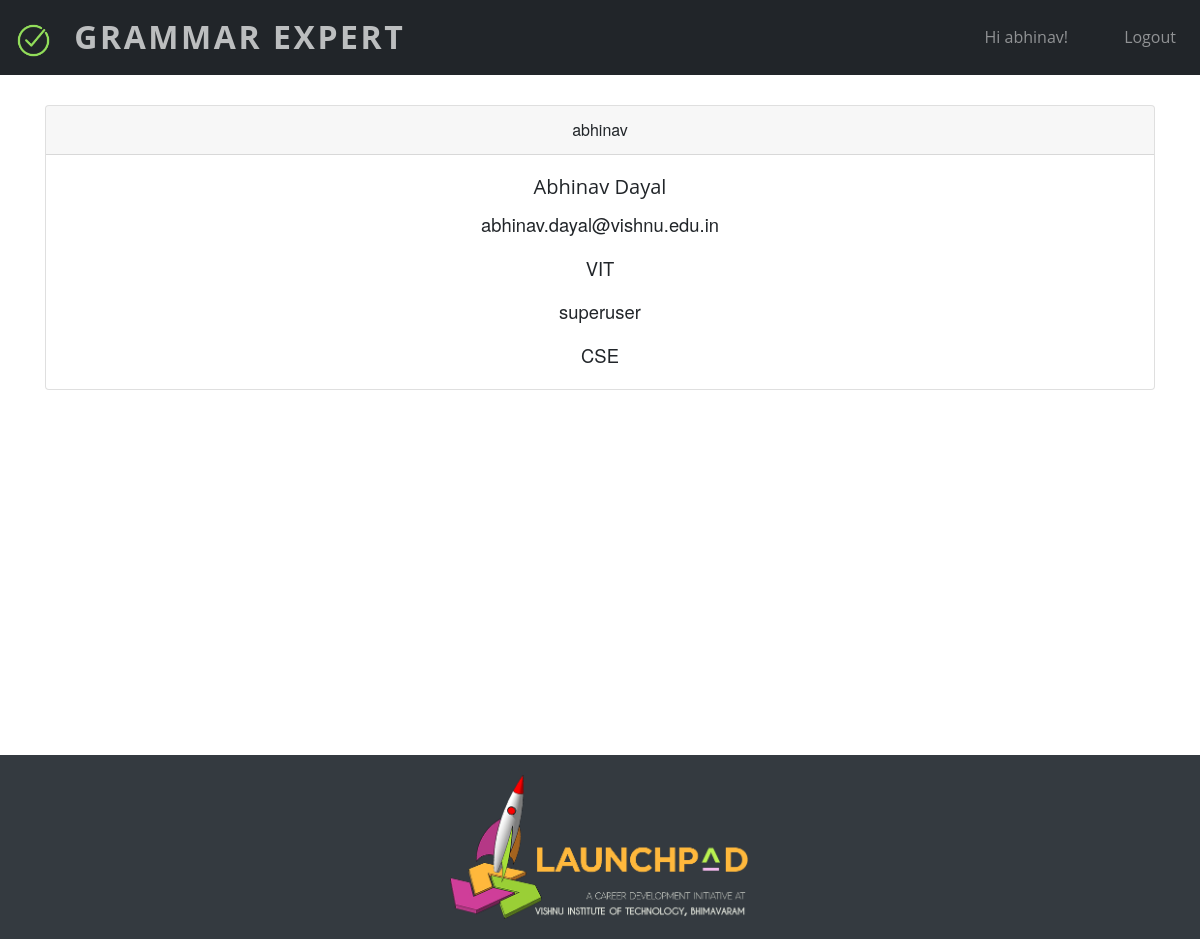
The app's page /profile/ (signed in) with its own data.
### myapp/models.py (models this page shows)
class Profile(models.Model):
    BRANCH_CHOICES = (
        ('CSE', 'Computer Science and Engineering'),
        ('ECE', 'Electronics and Communication'),
        ('EEE', 'Electrical and Electronics Engineering'),
        ('ME', 'Mechanical Engineering'),
        ('CE', 'Civil Engineering'),
        ('CHE', 'Chemical Engineering'),
        ('IT', 'Information Technology'),
        ('PHM', 'Pharmacy')
    )
    user = models.OneToOneField(User, on_delete=models.CASCADE)
    college = models.CharField(max_length=250, blank=False)
    college_id = models.CharField(max_length=20, blank=False)
    branch_of_study = models.CharField(max_length=3, blank=False, choices=BRANCH_CHOICES)
    name = models.CharField(max_length=100, blank=False)
    class Meta:
     permissions = (
           ("take_test", "Can take tests"),
           ("create_test", "Can create tests"),
     )

### myapp/views.py (the view)
# urls.py: path('profile/', views.update_profile, name='profile'),
@login_required(login_url="login")
def update_profile(request):
    return render(request, 'registration/profile.html', {
        'user': request.user,
        'profile': request.user.profile
    })

### myapp/templates/registration/profile.html
 {% load bootstrap4 %}
 {% load static %}
 {% include "header.html" %}
<div class="container masthead text-center" style="margin-top:30px">
    <div class="row-1">
        <div class="card">
            <div class="card-header">
                {{user}}
            </div>
            <div class="card-body">
                <h5 class="card-title">{{profile.name}}</h5>
                <p class="card-text">{{user.email}}</p>
                <p class="card-text">{{profile.college}}</p>
                <p class="card-text">{{profile.college_id}}</p>
                <p class="card-text">{{profile.branch_of_study}}</p>
            </div>
        </div>
    </div>
</div>
{% include "footer.html" %}
</body>
</html>

### myapp/templates/header.html (shortened to what this page needs)
<!DOCTYPE html>
{% load bootstrap4 %}
{% load static %}
<html lang="en">
<head>
    <link rel="stylesheet" href="https://maxcdn.bootstrapcdn.com/bootstrap/4.0.0/css/bootstrap.min.css">
    <link rel="stylesheet" href="{% static "header.css" %}"/>
</head>
<body>
    <nav id="mainNav" class="navbar navbar-expand-lg navbar-dark bg-dark py-2">
        <a id="homelink" class="navbar-brand d-inline-block align-top" href="{% url "homepage" %}">
            <img src="{% static "images/correct.png" %}" width="35" height="35" alt="">
            <span>Grammar Expert</span>
        </a>
        <div class="collapse navbar-collapse" id="navbarNavAltMarkup">
        <div class="navbar-nav ml-auto">
        {% if user.is_authenticated %}
          <a class="nav-item nav-link pr-5" href="{% url "profile" %}">Hi {{ user.username }}!</a>
          <a class="nav-item nav-link pr-2" href="{% url "logout" %}">Logout</a>
        {% else %}
            <a class="nav-item nav-link pr-5"  href="{% url "login" %}">Login</a>
            <a class="nav-item nav-link pr-2" href="{% url "signup" %}">Signup</a>
        {% endif %}
        </div>
      </div>
    </nav>

### myapp/static/header.css (style rules this page uses)
body, html { width: 100%; height: 100%; }
body { font-family: 'Merriweather', 'Helvetica Neue', Arial, sans-serif; }
a { color: #F05F40; -webkit-transition: all 0.2s; -moz-transition: all 0.2s; transition: all 0.2s; }
h1, h2, h3, h4, h5, h6 { font-family: 'Open Sans', 'Helvetica Neue', Arial, sans-serif; }
.bg-dark { background-color: #212529 !important; }
#mainNav { border-bottom: 1px solid rgba(33, 37, 41, 0.1); background-color: #fff; font-family: 'Open Sans', 'Helvetica Neue', Arial, sans-serif; -webkit-transition: all 0.2s; -moz-transition: all 0.2s; transition: all 0.2s; }
#mainNav .navbar-brand { font-weight: 700; text-transform: uppercase; color: #F05F40; font-family: 'Open Sans', 'Helvetica Neue', Arial, sans-serif; }
@media (min-width: 992px) { #mainNav { border-color: transparent; background-color: transparent; } }
@media (min-width: 992px) { #mainNav .navbar-brand { color: rgba(255, 255, 255, 0.7); } }
.masthead { padding-top: 10rem; padding-bottom: calc(10rem - 56px); background-position: center center; -webkit-background-size: cover; -moz-background-size: cover; -o-background-size: cover; background-size: cover; }
.masthead p { font-weight: 300; }
@media (min-width: 768px) { .masthead p { font-size: 1.15rem; } }
@media (min-width: 992px) { .masthead { min-height: 650px; padding-top: 0; padding-bottom: 0; } }
.navbar-brand span { padding-left: 15px; letter-spacing: 0.0800em; }
#homelink { text-decoration: none; color:white; font-size:2em; text-decoration: none; }

### records on screen
Profile: name "Abhinav Dayal", college "VIT", college_id "superuser", branch_of_study "CSE"

### other values on screen
{{ user.username }} "abhinav"
{{ user }} "abhinav"
{{ user.email }} "abhinav.dayal@vishnu.edu.in"
